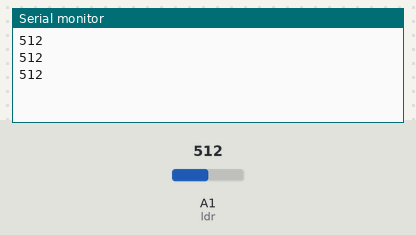
The sketch below on a simulated Arduino Uno, built with avr-gcc and run on an emulated ATmega328P. Parts: the last lines printed to the serial monitor. The inputs (shaded band) are chosen by the test bench; at power-on: A1 (ldr) = 512.

Above: at 1.3 s.
1.4 s: A1 (ldr) set to 716
At 1.9 s:
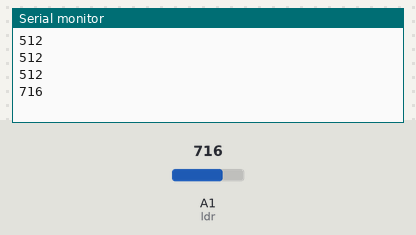
2.9 s: A1 (ldr) set to 900
At 3.4 s:
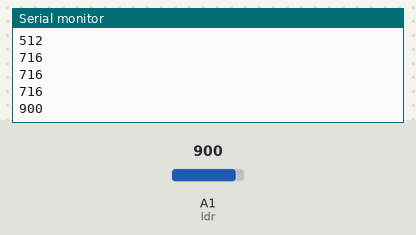
Timing chart, 0 to 5.9 s (numbered marks = the images above; inputs shaded):
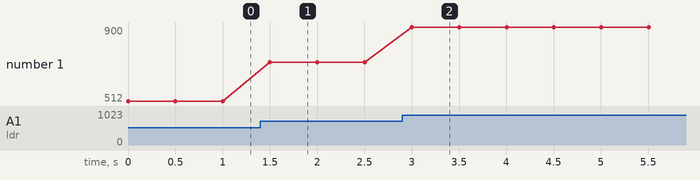

Measured:
- after the input at 1.4 s, the serial monitor: prints a new line after 0.10 s (image 1)
- after the input at 2.9 s, the serial monitor: prints a new line after 0.10 s (image 2)
- plotted number 1: 512 → 716 after the input at 1.4 s, 716 → 900 after the input at 2.9 s

The sketch:

Task-1.1.2.ino
```cpp
/*
Author: Sanjana Vani V
Date: 04-02-2026
Board: Arduino Uno R3
Description: Tests reading of LDR
*/

int ldr = A1;
int reading = 0;

void setup()
{
  pinMode(ldr, INPUT);
  Serial.begin(9600);
}

void loop()
{
  reading = analogRead(ldr);
  Serial.println(reading);
  delay(500);
}

/*
LDR Connections:
VCC - 5V
GND - Ground
O/P - Analog Pin A1
*/
```
